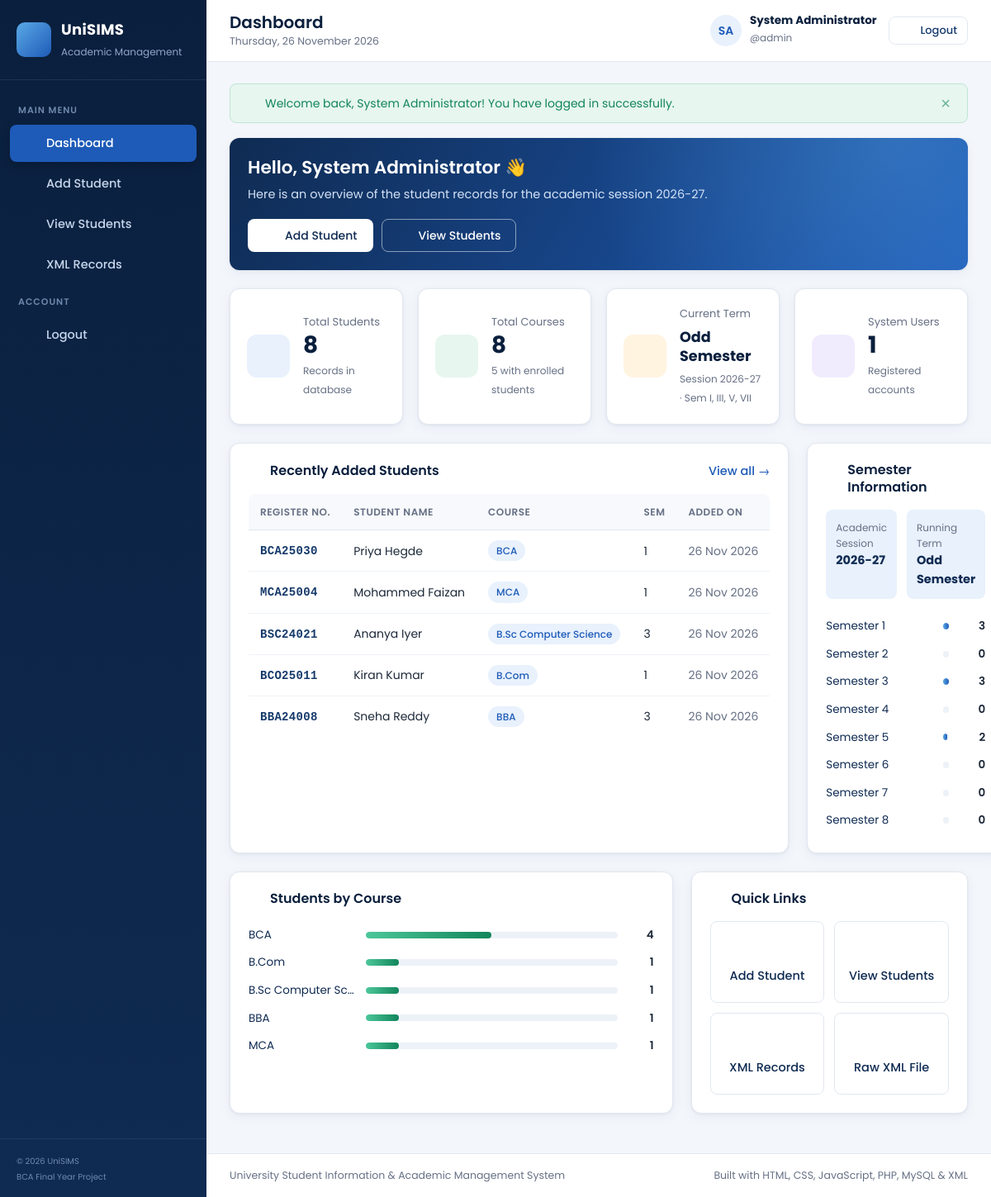
/dashboard.php (signed in), run on the app's committed database.
### tables this page shows
CREATE TABLE students (
    id              INT UNSIGNED     NOT NULL AUTO_INCREMENT,
    register_number VARCHAR(20)      NOT NULL,
    student_name    VARCHAR(100)     NOT NULL,
    course          VARCHAR(50)      NOT NULL,
    semester        TINYINT UNSIGNED NOT NULL,
    email           VARCHAR(100)     NOT NULL,
    contact_number  VARCHAR(10)      NOT NULL,
    created_at      TIMESTAMP        NOT NULL DEFAULT CURRENT_TIMESTAMP,
    updated_at      TIMESTAMP        NOT NULL DEFAULT CURRENT_TIMESTAMP ON UPDATE CURRENT_TIMESTAMP,
    PRIMARY KEY (id),
    UNIQUE KEY uq_students_register_number (register_number),
    KEY idx_students_name (student_name),
    KEY idx_students_course (course)
);

### dashboard.php (the view, shortened to what this page needs)
<?php
require_once 'db.php';
$totalStudents = (int) $conn->query('SELECT COUNT(*) AS total FROM students')->fetch_assoc()['total'];
$activeCourses = (int) $conn->query('SELECT COUNT(DISTINCT course) AS total FROM students')->fetch_assoc()['total'];
$totalUsers    = (int) $conn->query('SELECT COUNT(*) AS total FROM users')->fetch_assoc()['total'];
$totalCourses  = count(COURSES);
$session       = academic_session_info();
$semesterCounts = array_fill(1, MAX_SEMESTER, 0);
$result = $conn->query('SELECT semester, COUNT(*) AS total FROM students GROUP BY semester');
while ($row = $result->fetch_assoc()) {
    $semesterCounts[(int) $row['semester']] = (int) $row['total'];
}
$maxSemesterCount = max(1, max($semesterCounts));
$courseCounts = [];
$result = $conn->query('SELECT course, COUNT(*) AS total FROM students GROUP BY course ORDER BY total DESC, course ASC');
while ($row = $result->fetch_assoc()) {
    $courseCounts[$row['course']] = (int) $row['total'];
}
$recentStudents = $conn->query('SELECT id, register_number, student_name, course, semester, created_at
                                FROM students ORDER BY created_at DESC, id DESC LIMIT 5')->fetch_all(MYSQLI_ASSOC);
require 'includes/header.php';
?>
<section class="welcome card">
    <div>
        <h2>Hello, <?= e($_SESSION['full_name']) ?> 👋</h2>
        <p>Here is an overview of the student records for the academic session <?= e($session['session']) ?>.</p>
    </div>
    <div class="welcome-actions">
        <a href="add_student.php" class="btn btn-light"><?= icon('user-plus') ?> Add Student</a>
        <a href="view_students.php" class="btn btn-outline-light"><?= icon('users') ?> View Students</a>
    </div>
</section>
<section class="stats-grid">
    <div class="stat-card">
        <span class="stat-icon blue"><?= icon('users') ?></span>
        <div>
            <p class="stat-label">Total Students</p>
            <h3 class="stat-value"><?= $totalStudents ?></h3>
            <small class="text-muted">Records in database</small>
        </div>
    </div>
    <div class="stat-card">
        <span class="stat-icon green"><?= icon('book') ?></span>
        <div>
            <p class="stat-label">Total Courses</p>
            <h3 class="stat-value"><?= $totalCourses ?></h3>
            <small class="text-muted"><?= $activeCourses ?> with enrolled students</small>
        </div>
    </div>
    <div class="stat-card">
        <span class="stat-icon orange"><?= icon('calendar') ?></span>
        <div>
            <p class="stat-label">Current Term</p>
            <h3 class="stat-value small"><?= e($session['term']) ?></h3>
            <small class="text-muted">Session <?= e($session['session']) ?> &middot; Sem <?= e($session['semesters']) ?></small>
        </div>
    </div>
    <div class="stat-card">
        <span class="stat-icon purple"><?= icon('user') ?></span>
        <div>
            <p class="stat-label">System Users</p>
            <h3 class="stat-value"><?= $totalUsers ?></h3>
            <small class="text-muted">Registered accounts</small>
        </div>
    </div>
</section>
<section class="dashboard-grid">
    <div class="card">
        <div class="card-header">
            <h3><?= icon('clock') ?> Recently Added Students</h3>
            <a href="view_students.php" class="link">View all &rarr;</a>
        </div>
        <?php if (empty($recentStudents)): ?>
            <div class="empty-state">
                <?= icon('users') ?>
                <p>No students added yet.</p>
                <a href="add_student.php" class="btn btn-primary btn-sm">Add your first student</a>
            </div>
        <?php else: ?>
            <div class="table-responsive">
                <table class="table">
                    <thead>
                    <tr>
                        <th>Register No.</th>
                        <th>Student Name</th>
                        <th>Course</th>
                        <th>Sem</th>
                        <th>Added On</th>
                    </tr>
                    </thead>
                    <tbody>
                    <?php foreach ($recentStudents as $s): ?>
                        <tr>
                            <td><span class="reg-no"><?= e($s['register_number']) ?></span></td>
                            <td><?= e($s['student_name']) ?></td>
                            <td><span class="badge"><?= e($s['course']) ?></span></td>
                            <td><?= e($s['semester']) ?></td>
                            <td class="text-muted"><?= e(date('d M Y', strtotime($s['created_at']))) ?></td>
                        </tr>
                    <?php endforeach; ?>
                    </tbody>
                </table>
            </div>
        <?php endif; ?>
    </div>
    <div class="card">
        <div class="card-header">
            <h3><?= icon('layers') ?> Semester Information</h3>
        </div>
        <div class="semester-info">
            <div><span class="text-muted">Academic Session</span><strong><?= e($session['session']) ?></strong></div>
            <div><span class="text-muted">Running Term</span><strong><?= e($session['term']) ?></strong></div>
        </div>
        <ul class="bar-list">
            <?php foreach ($semesterCounts as $sem => $count): ?>
                <li>
                    <span class="bar-label">Semester <?= $sem ?></span>
                    <span class="bar-track"><span class="bar-fill" style="width: <?= round($count / $maxSemesterCount * 100) ?>%"></span></span>
                    <span class="bar-value"><?= $count ?></span>
                </li>
            <?php endforeach; ?>
        </ul>
    </div>
</section>
<section class="dashboard-grid">
    <div class="card">
        <div class="card-header">
            <h3><?= icon('book') ?> Students by Course</h3>
        </div>
        <?php if (empty($courseCounts)): ?>
            <p class="text-muted">No data available yet.</p>
        <?php else: ?>
            <ul class="bar-list">
                <?php foreach ($courseCounts as $course => $count): ?>
                    <li>
                        <span class="bar-label"><?= e($course) ?></span>
                        <span class="bar-track"><span class="bar-fill green" style="width: <?= round($count / max(1, $totalStudents) * 100) ?>%"></span></span>
                        <span class="bar-value"><?= $count ?></span>
                    </li>
                <?php endforeach; ?>
            </ul>
        <?php endif; ?>
    </div>
    <div class="card">
        <div class="card-header">
            <h3><?= icon('dashboard') ?> Quick Links</h3>
        </div>
        <div class="quick-links">
            <a href="add_student.php" class="quick-link"><?= icon('user-plus') ?><span>Add Student</span></a>
            <a href="view_students.php" class="quick-link"><?= icon('users') ?><span>View Students</span></a>
            <a href="xml_view.php" class="quick-link"><?= icon('xml') ?><span>XML Records</span></a>
            <a href="students.xml" class="quick-link" target="_blank" rel="noopener"><?= icon('external') ?><span>Raw XML File</span></a>
        </div>
    </div>
</section>
<?php require 'includes/footer.php'; ?>

### data on the page
students: register_number "BCA25030", student_name "Priya Hegde", course "BCA", semester "1", created_at "26 Nov 2026"
students: register_number "MCA25004", student_name "Mohammed Faizan", course "MCA", semester "1", created_at "26 Nov 2026"
students: register_number "BSC24021", student_name "Ananya Iyer", course "B.Sc Computer Science", semester "3", created_at "26 Nov 2026"
students: register_number "BCO25011", student_name "Kiran Kumar", course "B.Com", semester "1", created_at "26 Nov 2026"
students: register_number "BBA24008", student_name "Sneha Reddy", course "BBA", semester "3", created_at "26 Nov 2026"

### other printed values
APP_NAME "UniSIMS"
$link[0] "Dashboard"
$link[0] "Add Student"
$link[0] "View Students"
$link[0] "XML Records"
$pageTitle "Dashboard"
$initials "SA"
$fullName "System Administrator"
$_SESSION['username'] "admin"
$message "Welcome back, System Administrator! You have logged in successfully."
$_SESSION['full_name'] "System Administrator"
$session['session'] "2026-27"
$totalStudents "8"
$totalCourses "8"
$activeCourses "5"
